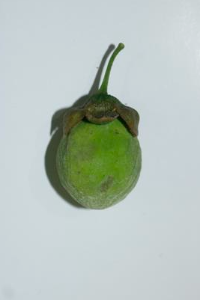
#> input picture media/uploads/586c8caa-a2ec-4dd5-8458-7b1fb04b91d2.png, 200 x 300 px, found by its file name
$ python implementation_hsv.py
#> lines starting #> are read from the running program, lines starting #| are printed output that depends on the picture
import cv2
import numpy as np
import os
import os.path

class HSV:
    def __init__(self, image):
        self.main(image)

    def get_mean_h(self):
        """return mean h

        Returns:
            float -- nilai mean h
        """


        return self.mean_h

    def get_mean_s(self):
        """return mean s

        Returns:
            float -- nilai mean s
        """


        return self.mean_s

    def get_mean_v(self):
        """return mean v

        Returns:
            float -- nilai mean v
        """


        return self.mean_v

    def read_image(self, image):
        """proses membersihkan image agar sesuai dengan spesifikasi

        Returns:
            numpy -- image array bertype numpy
        """
        if  isinstance(image, str):
            path = image
            if os.path.exists((path)):
                image = cv2.imread(image)
#> image is the input picture: shape (300, 200, 3); mean B, G, R 188.1, 194.6, 182.8
                return image
            else:
                raise FileNotFoundError

        return image

    def rgb_to_hsv(self, R, G, B):
        """rgb to hsv hitung satu piksel

        Arguments:
            R {int} -- nilai R
            G {int} -- nilai G
            B {int} -- nilai B
        """

        R = int(R)
        G = int(G)
        B = int(B)
        R_sum_G_sum_B = R + G + B

        norm_R = R / R_sum_G_sum_B
        norm_G = G/ R_sum_G_sum_B
        norm_B = B/ R_sum_G_sum_B

        V = max(norm_R, norm_G, norm_B)

        S = 0
        if V > 0:
            S = 1 - (min(norm_R, norm_G, norm_B) / V)

        H = 0
        if (S == 0):
            H = 0
        elif (V == norm_R):
            H = (60 * (norm_G - norm_B)) / (S * V)
        elif (V == norm_G):
            H = 60 * (2 + ((norm_B - norm_R) / (S * V)))
        elif (V == norm_B):
            H = 60 * (4 + ((norm_R - norm_G) / (S * V)))

        return H, S, V


    def calculate(self, bgr_image):
        """proses menghitung mean h,s,v pada suatu gambar

        Arguments:
            rgb_image {numpy array} -- image yang akan diproses, urutan matriks R,G,B
        """
        rgb_image = cv2.cvtColor(bgr_image, cv2.COLOR_BGR2RGB)
        rows, cols, _ = rgb_image.shape
#> rows = 300; cols = 200

        hsv_image = np.zeros([rows, cols, 3])

        for row in range(0,rows):
            for col in range(0, cols):
                R = rgb_image[row, col][0]
                G = rgb_image[row, col][1]
                B = rgb_image[row, col][2]

                h, s, v = self.rgb_to_hsv(R, G, B)

                hsv_image[row, col, 0] = h
                hsv_image[row, col, 1] = s
                hsv_image[row, col, 2] = v
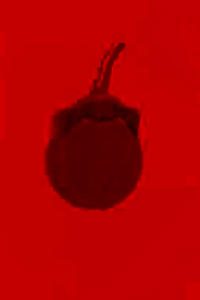
#> hsv_image: shape (300, 200, 3) float64; mean R, G, B 176.3, 0.1, 0.4

        self.h = hsv_image[:, :, 0]
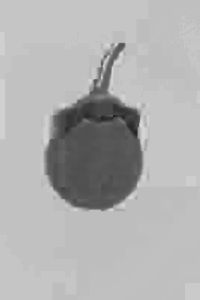
#> self.h: shape (300, 200) float64; min 34.29, max 221.3, mean 176.3
        self.s = hsv_image[:, :, 1]
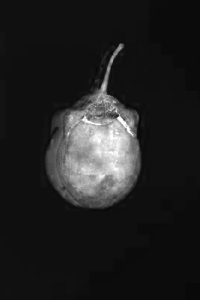
#> self.s: shape (300, 200) float64; min 0.0191, max 1, mean 0.132
        self.v = hsv_image[:, :, 2]
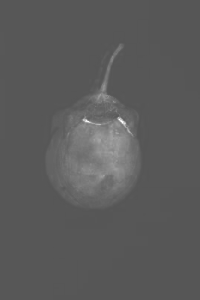
#> self.v: shape (300, 200) float64; min 0.335, max 1, mean 0.359

        self.mean_h = np.mean(hsv_image[:,:,0])
        self.mean_s = np.mean(hsv_image[:,:,1])
        self.mean_v = np.mean(hsv_image[:,:,2])


    def main(self, image):
        clean_image = self.read_image(image)
        self.calculate(clean_image)


if __name__ == '__main__':
     path = r'C:\Users\Popeye\Documents\ILHAM RAHMADHANI\FILE PENTING SISTEM BUAH\media\uploads\586c8caa-a2ec-4dd5-8458-7b1fb04b91d2.png'
     a = HSV(path)

     print(a.get_mean_h())
     print(a.get_mean_s())
     print(a.get_mean_v())

$ run again, with media/uploads/046d63f0-c96c-40d1-8133-098b3c057863.png copied over media/uploads/586c8caa-a2ec-4dd5-8458-7b1fb04b91d2.png
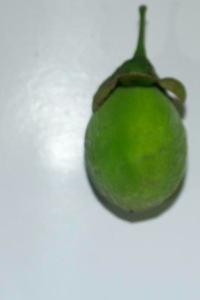
#> input picture media/uploads/046d63f0-c96c-40d1-8133-098b3c057863.png, 200 x 300 px, found by its file name
#> in read_image, image is the input picture: shape (300, 200, 3); mean B, G, R 168.7, 182.4, 167.4
#> after the loop in calculate, `for row in range(0,rows):`:
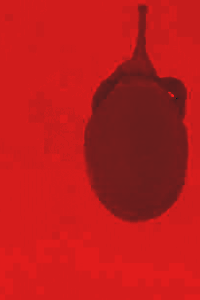
#> hsv_image: shape (300, 200, 3) float64; mean R, G, B 169.2, 0.2, 0.4; drawn with min black and max white
#> in calculate, `self.v = hsv_image[:, :, 2]`:
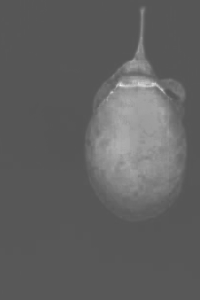
#> self.v: shape (300, 200) float64; min 0.335, max 0.933, mean 0.382

$ run again, with media/uploads/04dee14c-c1b0-4b61-94d0-0532fee800cb.png copied over media/uploads/586c8caa-a2ec-4dd5-8458-7b1fb04b91d2.png
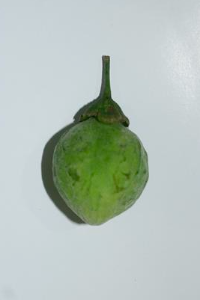
#> input picture media/uploads/04dee14c-c1b0-4b61-94d0-0532fee800cb.png, 200 x 300 px, found by its file name
#> in read_image, image is the input picture: shape (300, 200, 3); mean B, G, R 184.5, 192.5, 179.8
#> after the loop in calculate, `for row in range(0,rows):`:
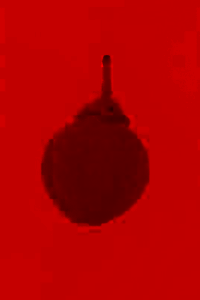
#> hsv_image: shape (300, 200, 3) float64; mean R, G, B 175.6, 0.1, 0.4
#> in calculate, `self.v = hsv_image[:, :, 2]`:
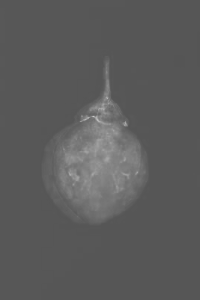
#> self.v: shape (300, 200) float64; min 0.334, max 0.786, mean 0.362
